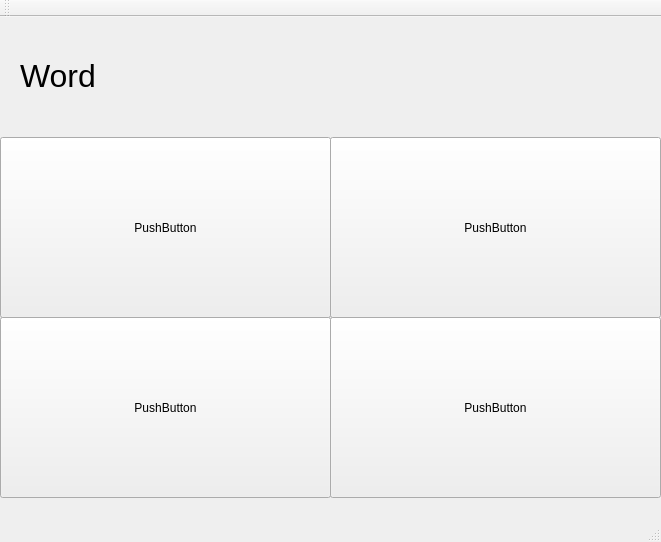
<?xml version="1.0" encoding="UTF-8"?>
<ui version="4.0">
 <class>MainWindow</class>
 <widget class="QMainWindow" name="MainWindow">
  <property name="geometry">
   <rect>
    <x>0</x>
    <y>0</y>
    <width>661</width>
    <height>542</height>
   </rect>
  </property>
  <property name="windowTitle">
   <string>MainWindow</string>
  </property>
  <widget class="QWidget" name="centralWidget">
   <widget class="QPushButton" name="answer1">
    <property name="geometry">
     <rect>
      <x>0</x>
      <y>120</y>
      <width>331</width>
      <height>181</height>
     </rect>
    </property>
    <property name="text">
     <string>PushButton</string>
    </property>
   </widget>
   <widget class="QPushButton" name="answer3">
    <property name="geometry">
     <rect>
      <x>0</x>
      <y>300</y>
      <width>331</width>
      <height>181</height>
     </rect>
    </property>
    <property name="text">
     <string>PushButton</string>
    </property>
   </widget>
   <widget class="QPushButton" name="answer4">
    <property name="geometry">
     <rect>
      <x>330</x>
      <y>300</y>
      <width>331</width>
      <height>181</height>
     </rect>
    </property>
    <property name="text">
     <string>PushButton</string>
    </property>
   </widget>
   <widget class="QPushButton" name="answer2">
    <property name="geometry">
     <rect>
      <x>330</x>
      <y>120</y>
      <width>331</width>
      <height>181</height>
     </rect>
    </property>
    <property name="text">
     <string>PushButton</string>
    </property>
   </widget>
   <widget class="QLabel" name="word_label">
    <property name="geometry">
     <rect>
      <x>20</x>
      <y>40</y>
      <width>611</width>
      <height>38</height>
     </rect>
    </property>
    <property name="font">
     <font>
      <pointsize>24</pointsize>
     </font>
    </property>
    <property name="text">
     <string>Word</string>
    </property>
   </widget>
  </widget>
  <widget class="QMenuBar" name="menuBar">
   <property name="geometry">
    <rect>
     <x>0</x>
     <y>0</y>
     <width>661</width>
     <height>19</height>
    </rect>
   </property>
  </widget>
  <widget class="QToolBar" name="mainToolBar">
   <attribute name="toolBarArea">
    <enum>TopToolBarArea</enum>
   </attribute>
   <attribute name="toolBarBreak">
    <bool>false</bool>
   </attribute>
  </widget>
  <widget class="QStatusBar" name="statusBar"/>
 </widget>
 <layoutdefault spacing="6" margin="11"/>
 <resources/>
 <connections/>
</ui>
